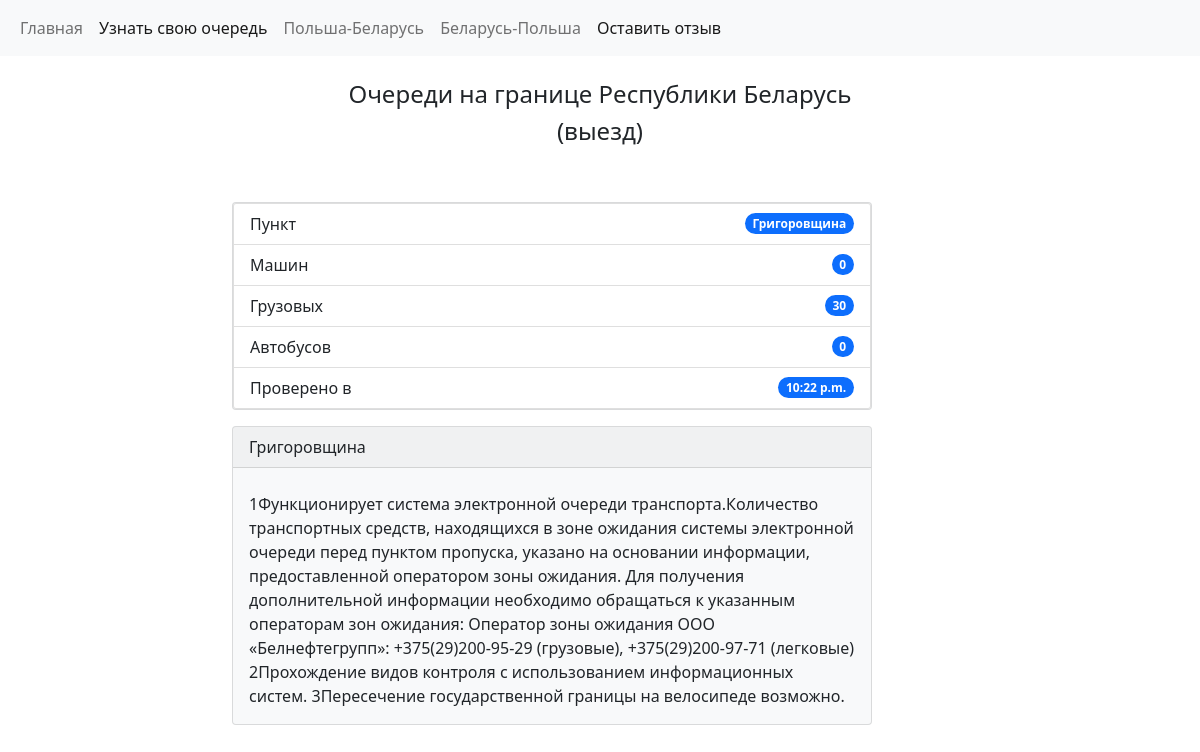
Before: /grigorov with the older database file.
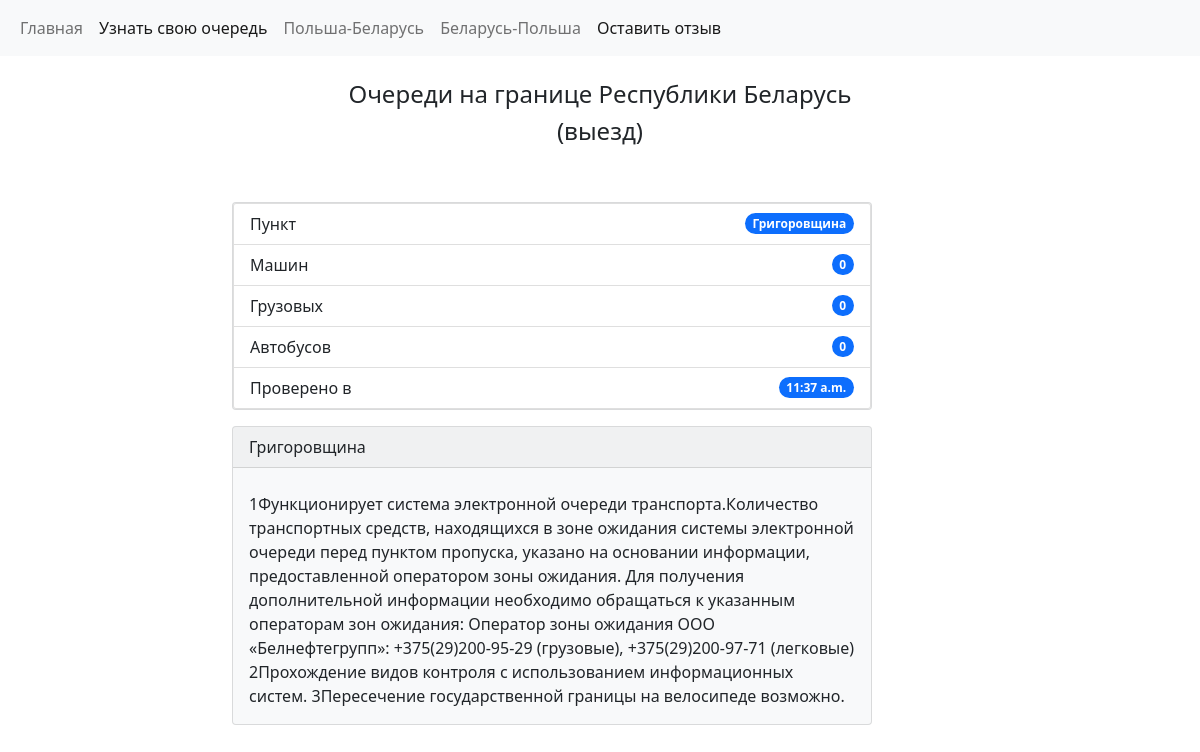
After: the same page with the newer database file.
### website/models.py (models this page shows, shortened)
class Borders(models.Model):
    location = models.CharField(max_length=100)
    cars = models.CharField(max_length=100)
    buses = models.CharField(max_length=100)
    lorries = models.CharField(max_length=100)
    text = models.TextField(max_length=1600)
    time = models.TimeField(auto_now=True)
    created = models.DateTimeField(auto_now=True)

### website/views.py (the view)
# urls.py: path('grigorov', views.grigorov, name='grigorov'),
def grigorov(request):
    obj = Borders.objects.get(location='Григоровщина')
    return render(request, 'grigorov.html', {'obj': obj,
                                            })

### website/templates/grigorov.html (shortened to what this page needs)
{% extends 'base.html' %}
{% block content %}
  <div class="container">
    <div class="row">
      <div class="col-sm-2">
      </div>
      <div class="col-sm-8">
            <div class="card text-dark bg-light mb-3" style="max-width: 40rem; width: 400">
                <ul class="list-group">
                  <li class="list-group-item d-flex justify-content-between align-items-center">
                    Пункт
                    <span class="badge bg-primary rounded-pill">{{ obj.location }}</span>
                  </li>
                  <li class="list-group-item d-flex justify-content-between align-items-center">
                    Машин
                    <span class="badge bg-primary rounded-pill">{{ obj.cars }}</span>
                  </li>
                  <li class="list-group-item d-flex justify-content-between align-items-center">
                    Грузовых
                    <span class="badge bg-primary rounded-pill">{{ obj.lorries }}</span>
                  </li>
                  <li class="list-group-item d-flex justify-content-between align-items-center">
                    Автобусов
                    <span class="badge bg-primary rounded-pill">{{ obj.buses }}</span>
                  </li>
                  <li class="list-group-item d-flex justify-content-between align-items-center">
                    Проверено в
                    <span class="badge bg-primary rounded-pill">{{ obj.time }}</span>
                  </li>
                </ul>
            </div>
            <div class="card text-dark bg-light mb-3" style="max-width: 40rem;">
              <div class="card-header">{{ obj.location }}</div>
              <div class="card-body">
                <p class="card-text">{{ obj.text }}</p>
              </div>
            </div>
      </div>
      <div class="col-sm-2">
      </div>
    </div>
  </div>
{% endblock %}

### website/templates/base.html (shortened to what this page needs)
{% load static %}
<!doctype html>
<html lang="en">
  <head>
    <link href="https://cdn.jsdelivr.net/npm/bootstrap@5.0.2/dist/css/bootstrap.min.css" rel="stylesheet">
  </head>
  <body>
    <nav class="navbar navbar-expand-lg navbar-light bg-light">
      <div class="container-fluid">
        <div class="collapse navbar-collapse" id="navbarSupportedContent">
          <ul class="navbar-nav me-auto mb-2 mb-lg-0">
            <li class="nav-item">
              <a class="nav-link" aria-current="page" href="{% url 'home' %}">Главная</a>
            </li>
            <li class="nav-item">
              <a class="nav-link active" href="{% url 'uznat_svou_ochered' %}">Узнать свою очередь</a>
            </li>
            <li class="nav-item">
              <a class="nav-link" href="{% url 'poland' %}">Польша-Беларусь</a>
            </li>
            <li class="nav-item">
              <a class="nav-link" href="{% url 'belarus_poland' %}">Беларусь-Польша</a>
            </li>
            <li class="nav-item">
              <a class="nav-link active" href="{% url 'feedback' %}">Оставить отзыв</a>
            </li>
          </ul>
        </div>
      </div>
    </nav>
      <div class="container-fluid">
        <br>
        <h4 style="text-align: center;">Очереди на границе Республики Беларусь</h4>
        <h4 style="text-align: center;">(выезд)</h4>
        <br>
      </div>
    {% block content %}
    {% endblock %}
  </body>
</html>

Changed rows visible on the page:
changed Borders "Григоровщина": lorries "30" → "0"; time "10:22 p.m." → "11:37 a.m."
